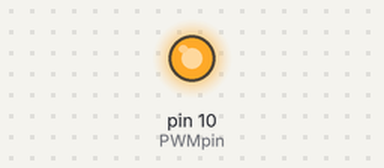
This sketch was run on a simulated Arduino Uno, built with avr-gcc and run on an emulated ATmega328P. Parts: output pins drawn as LEDs (lit = HIGH). At 0.0 s the program stops and its outputs stay as they are.

Above: at 0.1 s.
Timing chart, 0 to 1.5 s (numbered marks = the images above):
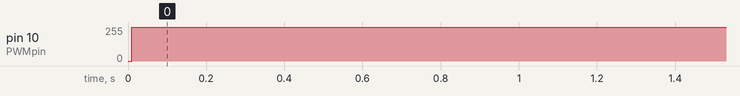

Measured:
- by itself, pin 10 (PWMpin): 0/255 → 254/255 at 0.01 s

The sketch:

LED_Fade.ino
```cpp
// Variar la intensidad de un LED usando un salida PWM
int PWMpin = 10; // En el pin 10 hay un LED en serie con una resistencia de 470 ohmios

void setup()
{
  // no es necesario nada aquí
}
void loop()
{
   int x = 1;
   for (int i = 0; i > -1; i = i + x){
      analogWrite(PWMpin, i);
      if (i = 255) x = -1;             // cambia de signo para apagarlo
      delay(10);
   }
}
```
